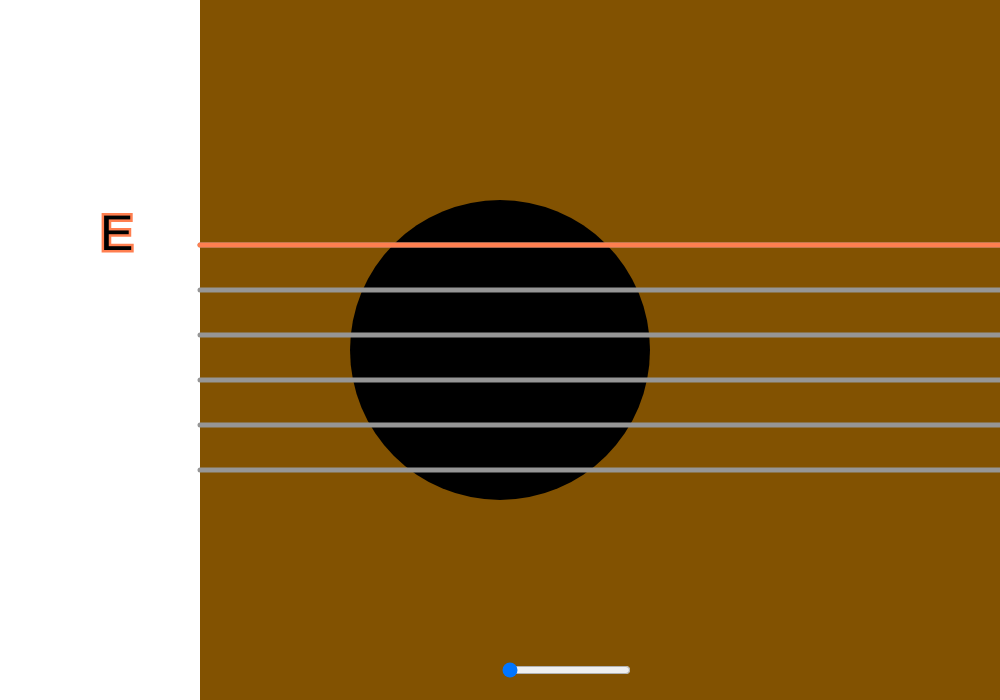
Frame 1 (no input)
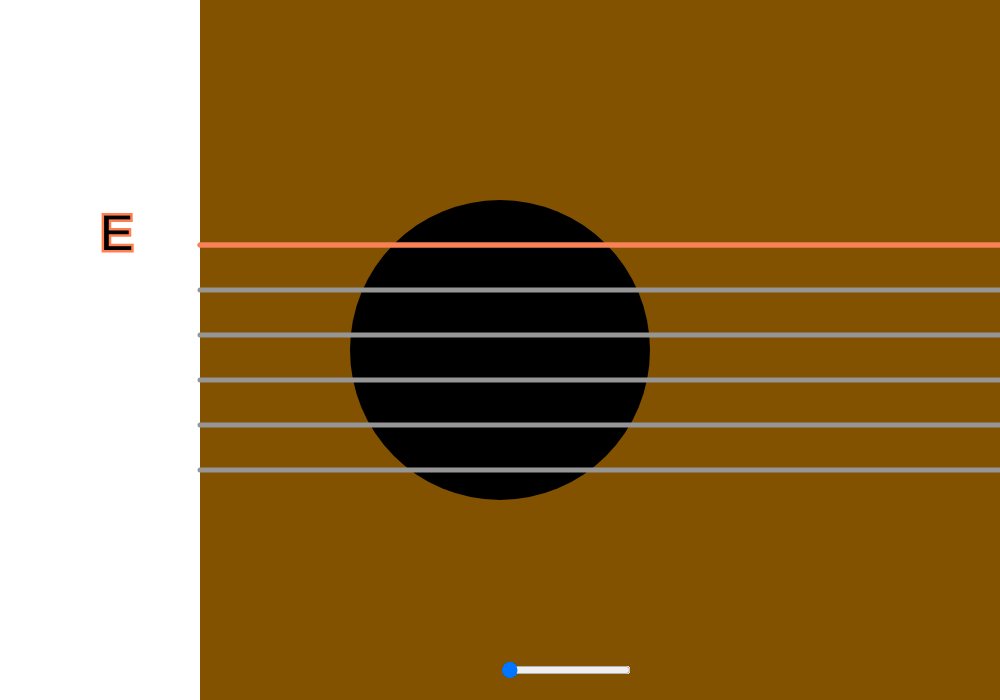
Frame 60 (no input)
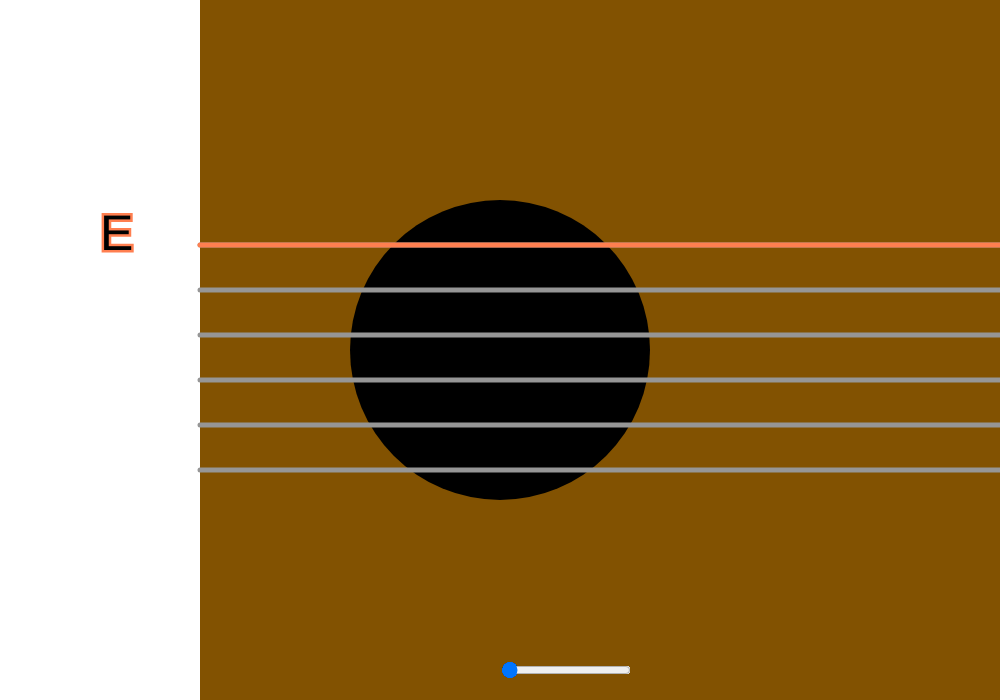
Frame 120 (the mouse pressed at the canvas centre since frame 60)

The p5.js sketch that drew these frames (run headless with seeded random() and noise() and a simulated clock; from frame 60 on, the mouse is pressed at the canvas centre):

// p5.js sketch
// ── sketch.js
/*
	Project 1
	by Ashley Woon

	This project will demonstrate the sound and placement of each note on a open guitar string.
	Navigation occurs throught the use of a slider between notes, a mouse click to return to static,
	and the key "P" to play a simple song to increase comprehension of how notes can be used together.
*/

//state machine
var static
var static;
var stateE2 = 1;
var stateA = 2;
var stateD = 3;
var stateG = 4;
var stateB = 5;
var stateE4 = 6;

//coordinate variables
var string1, string2, string3, string4, string5, string6;
var y;

//color variables
var orange, yellow, blue, purple, red, green;

//slider
var slider, sliderHPos, sliderVPos, v, note;
var minValue=0;
var maxValue=6;

function setup() {
	createCanvas(1000,700);
	ellipseMode(CENTER);
  	orange=color(255,127,80);
  	yellow=color(225,225,0);
	blue=color(0,0,255);
	purple=color(218,112,214);
	red=color(255,0,0);
	green=color(0,255,0);
}

function draw() {
	drawSlider();
	drawStatic();
	if(static==stateE2)
		drawE2();
	else if(static==stateA)
	  	drawA();
	else if(static==stateD)
	  	drawD();
	else if(static==stateG)
	  	drawG();
	else if(static==stateB)
	  	drawB();
	else if(static==stateE4)
	  	drawE4();
}

//Creates the basic outline of the guitar and string placement
function drawGuitar() {
	background(130,82,1);
	noStroke();
	fill(255);
	rect(0,0,200,700);
	fill(0);
	ellipse(width/2, height/2,300,300);
	stroke(150);
	strokeWeight(5);
	string1=line(200,245, 1000,245);
	string2=line(200,290, 1000,290);
	string3=line(200,335, 1000,335);
	string4=line(200,380, 1000,380);
	string5=line(200,425, 1000,425);
	string6=line(200,470, 1000,470);
}

function drawStatic() {
	drawGuitar();
	textSize(50);
	text("Welcome to Guitar Intro", width/3,100);
	textSize(25);
	text("Press 'P' to play a song", width/3, 150);
	textSize(50);
	//strings
	text("E",100,260);
	text("A",100,305);
	text("D",100,350);
	text("G",100,395);
	text("B",100,440);
	text("E",100,485);
}

function drawE2() {
	drawGuitar();
	stroke(orange);
	string1=line(200,245, 1000,245);
	text("E",100,250);
}

function drawA() {
	drawGuitar();
	stroke(yellow);
	string2=line(200,290, 1000,290);
	text("A",100,295);
}

function drawD() {
	drawGuitar();
	stroke(blue);
	string3=line(200,335, 1000,335);
	text("D",100,340);
}

function drawG() {
	drawGuitar();
	stroke(purple);
	string4=line(200,380, 1000,380);
	text("G",100,385);
}

function drawB() {
	drawGuitar();
	stroke(red);
	string5=line(200,425, 1000,425);
	text("B",100,430);
}

function drawE4() {
	drawGuitar();
	stroke(green);
	string6=line(200,470, 1000,470);
	text("E",100,475);
}

function drawSlider() {
	fill(0);
	sliderVPos = height-40;
	sliderHPos = width/2;
	slider = createSlider(minValue,maxValue,0);
	slider.position(sliderHPos,sliderVPos);

	v=slider.value();
	note=map(v, minValue, maxValue, 0, .5);
	text(v, 10,10);
	drawSliderLabel();
}

function drawSliderLabel() {
	fill(0);
	if(v==0) {
		text('E', slider.width, slider.y);
		static=stateE2;
	}
	else if(v == 1) {
		text('A', slider.width, slider.y);
		static=stateA;
	}
	else if(v == 2) {
		text('D', slider.width, slider.y);
		static=stateD;
	}
	else if(v == 3) {
		text('G', slider.width, slider.y);
		static=stateG;
	}
	else if(v == 4) {
		text("B", slider.width, slider.y);
		static=stateB;
	}
	else if(v == 5) {
		text("E", slider.width, slider.y);
		static=stateE4;
	}

}
